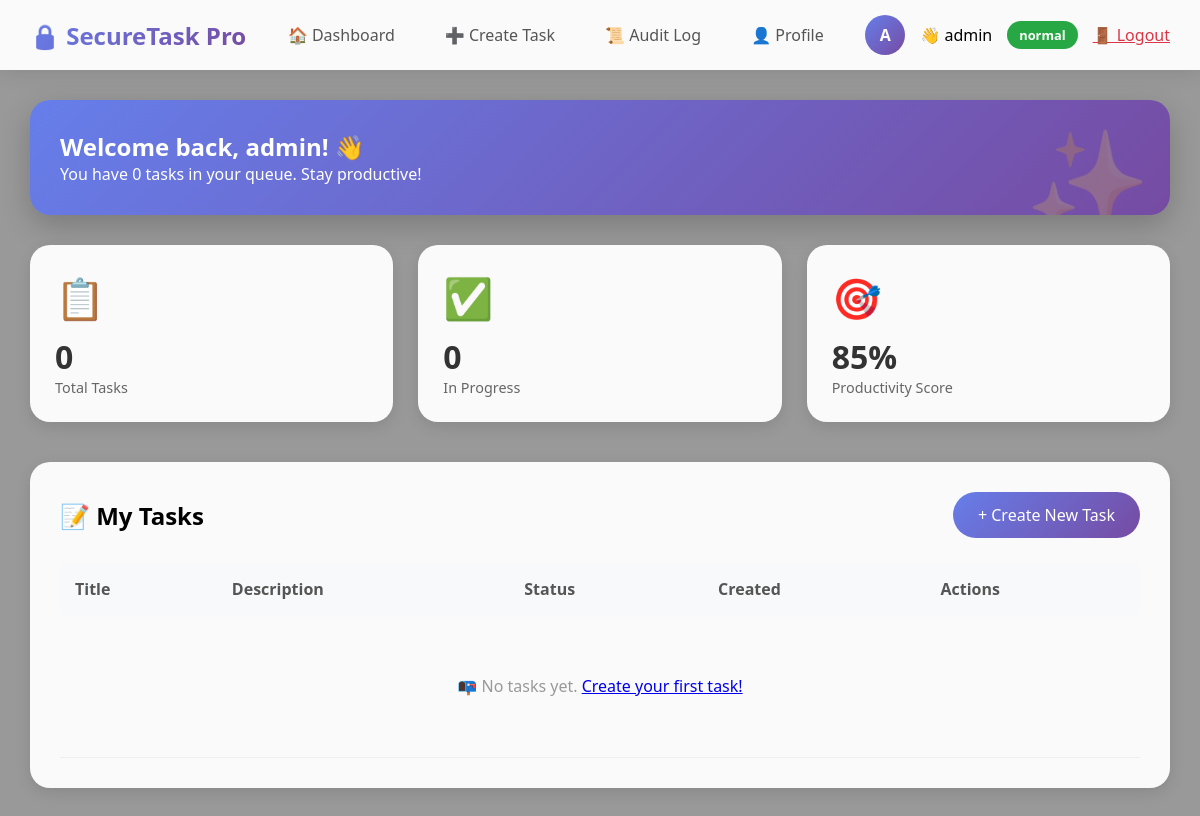
The app's page /dashboard/ (signed in) with its own data.
### core/models.py (models this page shows, shortened)
class User(AbstractUser):
    ROLE_CHOICES = (
        ('admin', 'Admin'),
        ('normal', 'Normal User'),
    )
    role = models.CharField(max_length=10, choices=ROLE_CHOICES, default='normal')
    two_factor_enabled = models.BooleanField(default=False)
    two_factor_code = models.CharField(max_length=6, blank=True, null=True)
    two_factor_code_created = models.DateTimeField(blank=True, null=True)

### core/views.py (the view)
# urls.py: path('dashboard/', views.dashboard, name='dashboard'),
@login_required
def dashboard(request):
    tasks = Task.objects.filter(created_by=request.user)
    return render(request, 'core/dashboard.html', {'tasks': tasks})

### core/templates/core/dashboard.html (shortened to what this page needs)
<!DOCTYPE html>
<html lang="en">
<head>
</head>
<body>
    <nav class="navbar">
        <div class="logo">🔒 SecureTask Pro</div>
        <div class="nav-links">
            <a href="{% url 'dashboard' %}">🏠 Dashboard</a>
            <a href="{% url 'task_create' %}">➕ Create Task</a>
            <a href="{% url 'audit_log' %}">📜 Audit Log</a>
            <a href="{% url 'profile' %}">👤 Profile</a>
        </div>
        <div class="user-info">
            <span class="avatar">{{ request.user.username|make_list|first|upper }}</span>
            <span>👋 {{ request.user.username }}</span>
            <span class="role-badge {% if request.user.role == 'admin' %}role-admin{% else %}role-user{% endif %}">
                {{ request.user.role }}
            </span>
            <a href="{% url 'logout' %}" style="color: #dc3545;">🚪 Logout</a>
        </div>
    </nav>
    <div class="container">
        <div class="welcome-banner">
            <h2>Welcome back, {{ request.user.username }}! 👋</h2>
            <p>You have {{ tasks.count }} task{% if tasks.count != 1 %}s{% endif %} in your queue. Stay productive!</p>
        </div>
        <div class="stats-grid">
            <div class="stat-card">
                <div class="stat-icon">📋</div>
                <div class="stat-number">{{ tasks.count }}</div>
                <div class="stat-label">Total Tasks</div>
            </div>
            <div class="stat-card">
                <div class="stat-icon">✅</div>
                <div class="stat-number">{{ tasks|length }}</div>
                <div class="stat-label">In Progress</div>
            </div>
            <div class="stat-card">
                <div class="stat-icon">🎯</div>
                <div class="stat-number">85%</div>
                <div class="stat-label">Productivity Score</div>
            </div>
        </div>
        <div class="tasks-section">
            <div class="section-header">
                <h2>📝 My Tasks</h2>
                <a href="{% url 'task_create' %}" class="create-btn">+ Create New Task</a>
            </div>
            <table>
                <thead>
                    <tr>
                        <th>Title</th>
                        <th>Description</th>
                        <th>Status</th>
                        <th>Created</th>
                        <th>Actions</th>
                    </tr>
                </thead>
                <tbody>
                    {% for task in tasks %}
                    <tr>
                        <td><strong>{{ task.title }}</strong></td>
                        <td>{{ task.description|truncatechars:50 }}</td>
                        <td>
                            <span class="status {% if task.status == 'completed' %}status-completed{% else %}status-pending{% endif %}">
                                {{ task.status }}
                            </span>
                        </td>
                        <td>{{ task.created_at|date:"M d, Y" }}</td>
                        <td class="action-buttons">
                            <a href="{% url 'task_update' task.id %}" class="edit-btn">✏️ Edit</a>
                            <a href="{% url 'task_delete' task.id %}" class="delete-btn" onclick="return confirm('Delete task?')">🗑️ Delete</a>
                        </td>
                    </tr>
                    {% empty %}
                    <tr>
                        <td colspan="5" class="empty-state">
                            📭 No tasks yet. <a href="{% url 'task_create' %}">Create your first task!</a>
                        </td>
                    </tr>
                    {% endfor %}
                </tbody>
            </table>
        </div>
    </div>
</body>
</html>

### core/templates/core/dashboard.html (style rules this page uses)
* { margin: 0; padding: 0; box-sizing: border-box; }
body { font-family: 'Segoe UI', Tahoma, Geneva, Verdana, sans-serif; background-image: url('https://images.unsplash.com/photo-1558494949-ef010cbdcc31?q=80&w=2070&auto=format&fit=crop'); background-size: cover; background-position: center; background-attachment: fixed; min-height: 100vh; }
body::before { content: ''; position: fixed; top: 0; left: 0; width: 100%; height: 100%; background: rgba(0, 0, 0, 0.4); z-index: -1; }
.navbar { background: rgba(255, 255, 255, 0.95); backdrop-filter: blur(10px); box-shadow: 0 2px 20px rgba(0,0,0,0.1); padding: 15px 30px; display: flex; justify-content: space-between; align-items: center; flex-wrap: wrap; }
.logo { font-size: 1.5rem; font-weight: bold; background: linear-gradient(135deg, #667eea, #764ba2); -webkit-background-clip: text; background-clip: text; color: transparent; }
.nav-links { display: flex; gap: 20px; flex-wrap: wrap; }
.nav-links a { text-decoration: none; color: #555; font-weight: 500; transition: 0.3s; padding: 8px 15px; border-radius: 25px; }
.user-info { display: flex; align-items: center; gap: 15px; }
.avatar { width: 40px; height: 40px; background: linear-gradient(135deg, #667eea, #764ba2); border-radius: 50%; display: flex; align-items: center; justify-content: center; color: white; font-weight: bold; }
.role-badge { padding: 5px 12px; border-radius: 20px; font-size: 0.8rem; font-weight: bold; }
.role-user { background: #28a745; color: white; }
.container { max-width: 1400px; margin: 0 auto; padding: 30px; }
.welcome-banner { background: linear-gradient(135deg, #667eea, #764ba2); border-radius: 20px; padding: 30px; color: white; margin-bottom: 30px; position: relative; overflow: hidden; box-shadow: 0 10px 30px rgba(0,0,0,0.2); }
.welcome-banner::before { content: "✨"; font-size: 100px; position: absolute; right: 20px; top: 10px; opacity: 0.2; }
.stats-grid { display: grid; grid-template-columns: repeat(auto-fit, minmax(250px, 1fr)); gap: 25px; margin-bottom: 40px; }
.stat-card { background: rgba(255, 255, 255, 0.95); backdrop-filter: blur(10px); border-radius: 20px; padding: 25px; transition: all 0.3s ease; box-shadow: 0 5px 15px rgba(0,0,0,0.1); }
.stat-icon { font-size: 2.5rem; margin-bottom: 10px; }
.stat-number { font-size: 2rem; font-weight: bold; color: #333; }
.stat-label { color: #666; font-size: 0.9rem; }
.tasks-section { background: rgba(255, 255, 255, 0.95); backdrop-filter: blur(10px); border-radius: 20px; padding: 30px; box-shadow: 0 5px 15px rgba(0,0,0,0.1); }
.section-header { display: flex; justify-content: space-between; align-items: center; margin-bottom: 25px; flex-wrap: wrap; }
.create-btn { background: linear-gradient(135deg, #667eea, #764ba2); color: white; padding: 12px 25px; border-radius: 50px; text-decoration: none; font-weight: 500; transition: 0.3s; }
table { width: 100%; border-collapse: collapse; }
th { text-align: left; padding: 15px; background: #f8f9fa; color: #555; }
td { padding: 15px; border-bottom: 1px solid #eee; }
.empty-state { text-align: center; padding: 60px; color: #999; }

### records on screen
User: user.username|make_list "A", user.username "admin", user.role "normal"

### other values on screen
{{ tasks.count }} "0"
{{ tasks|length }} "0"
